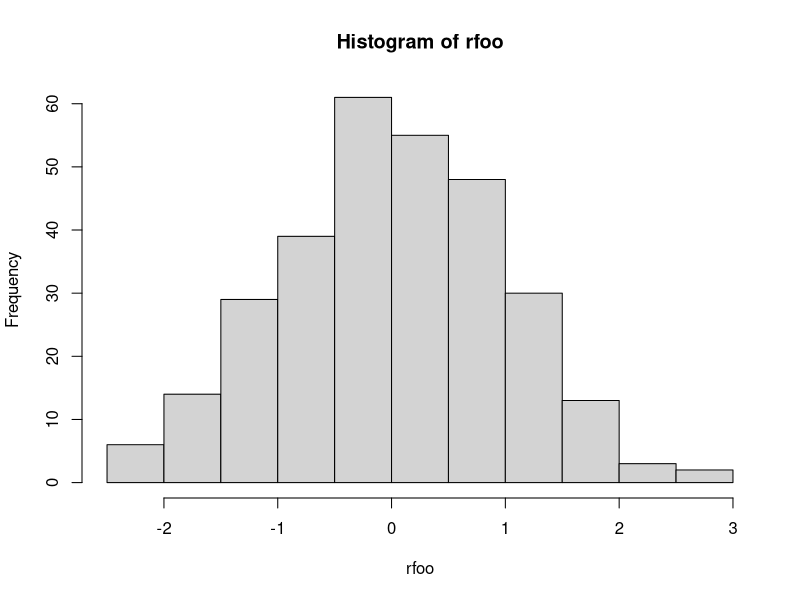
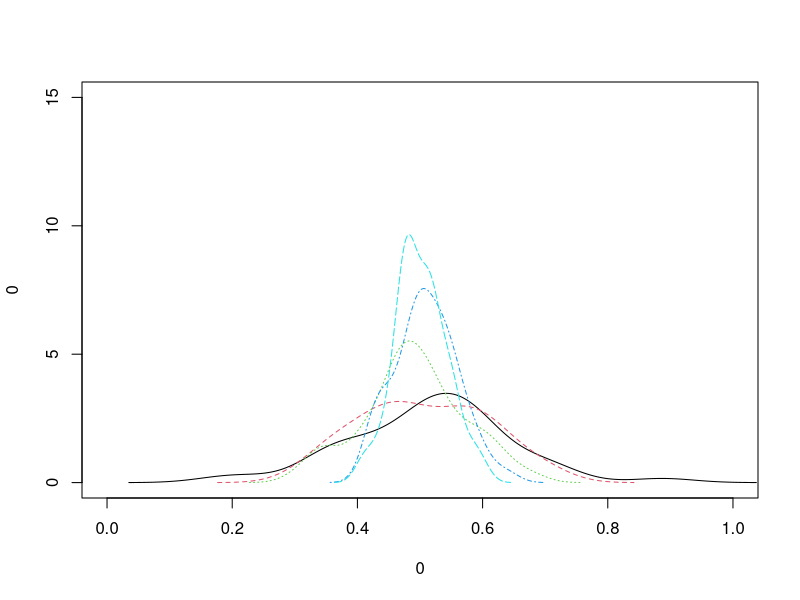

These figures' R source, in order:
## ---- chunk 1
pnorm(0)
dnorm(0)
dnorm(1)
dnorm(-1)
qnorm(0.5)
## ---- chunk 2
rfoo <- rnorm(300)
hist(rfoo)
## ---- chunk 3
m = 50
mx = rep(0, m)
n.value = c(5, 10, 15, 30, 50)

plot(0,0, type='n', xlim =c(0,1), ylim=c(0,15))

for( k in 1:length(n.value)){
  n <- n.value[k]
    for( i in 1:m){
      mx[i] <-mean(runif(n, 0, 1))
    } # i
  lines(density(mx), lty=k, col=k)
} # k

